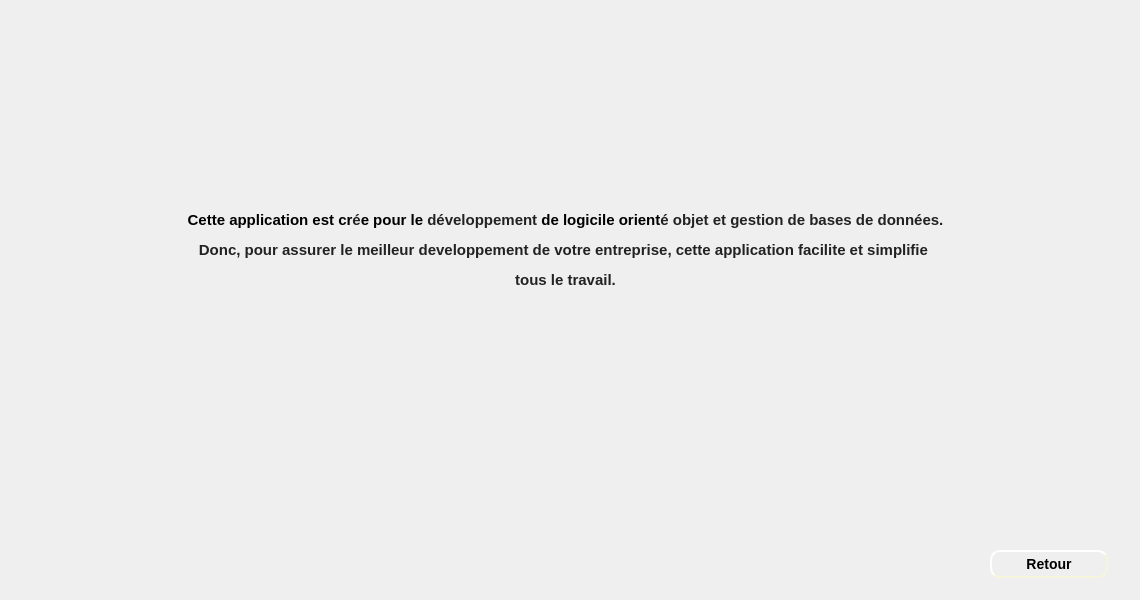
    <widget class="QWidget" name="page_15">
     <widget class="QLabel" name="label_125">
      <property name="geometry">
       <rect>
        <x>0</x>
        <y>0</y>
        <width>1131</width>
        <height>591</height>
       </rect>
      </property>
      <property name="text">
       <string/>
      </property>
      <property name="pixmap">
       <pixmap>../Bouttons/fontFinal.jpg</pixmap>
      </property>
     </widget>
     <widget class="QPushButton" name="pushButton_retour_12">
      <property name="geometry">
       <rect>
        <x>990</x>
        <y>550</y>
        <width>118</width>
        <height>28</height>
       </rect>
      </property>
      <property name="styleSheet">
       <string notr="true">#pushButton_retour_12
{
	
	border-color: beige;
border-style: outset;
  border-width: 2px;
  border-radius: 10px;
  font: bold 14px;
  min-width: 6em;
  padding: 6px;

}
#pushButton_retour_12:hover
{
	border-color: blue;
}</string>
      </property>
      <property name="text">
       <string>Retour</string>
      </property>
     </widget>
     <widget class="QLabel" name="label_126">
      <property name="geometry">
       <rect>
        <x>1000</x>
        <y>560</y>
        <width>21</width>
        <height>16</height>
       </rect>
      </property>
      <property name="text">
       <string/>
      </property>
      <property name="pixmap">
       <pixmap>../Bouttons/retour-removebg-preview.png</pixmap>
      </property>
      <property name="scaledContents">
       <bool>true</bool>
      </property>
     </widget>
     <widget class="QLabel" name="label_127">
      <property name="geometry">
       <rect>
        <x>80</x>
        <y>100</y>
        <width>971</width>
        <height>301</height>
       </rect>
      </property>
      <property name="text">
       <string>&lt;html&gt;&lt;head/&gt;&lt;body&gt;&lt;p align=&quot;center&quot;&gt;&lt;span style=&quot; font-size:11pt; font-weight:600;&quot;&gt;Cette application est cr&lt;/span&gt;&lt;span style=&quot; font-family:'Arial','sans-serif'; font-size:11pt; font-weight:600; color:#222222;&quot;&gt;é&lt;/span&gt;&lt;span style=&quot; font-size:11pt; font-weight:600;&quot;&gt;e pour le &lt;/span&gt;&lt;span style=&quot; font-family:'Arial','sans-serif'; font-size:11pt; font-weight:600; color:#222222;&quot;&gt;développement&lt;/span&gt;&lt;span style=&quot; font-family:'Arial','sans-serif'; font-size:11pt; font-weight:600;&quot;&gt; de logicile orient&lt;/span&gt;&lt;span style=&quot; font-family:'Arial','sans-serif'; font-size:11pt; font-weight:600; color:#222222;&quot;&gt;é objet et gestion de bases de données.&lt;/span&gt;&lt;/p&gt;&lt;p align=&quot;center&quot;&gt;&lt;span style=&quot; font-family:'Arial','sans-serif'; font-size:11pt; font-weight:600; color:#222222;&quot;&gt;Donc, pour assurer le meilleur developpement de votre entreprise, cette application facilite et simplifie &lt;/span&gt;&lt;/p&gt;&lt;p align=&quot;center&quot;&gt;&lt;span style=&quot; font-family:'Arial','sans-serif'; font-size:11pt; font-weight:600; color:#222222;&quot;&gt;tous le travail.&lt;/span&gt;&lt;/p&gt;&lt;/body&gt;&lt;/html&gt;</string>
      </property>
     </widget>
    </widget>
